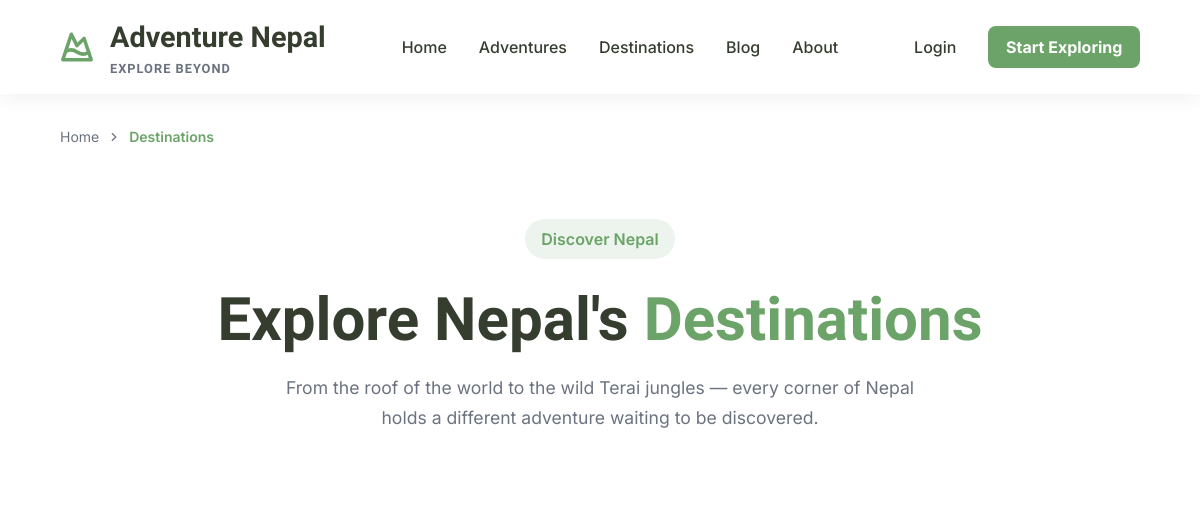
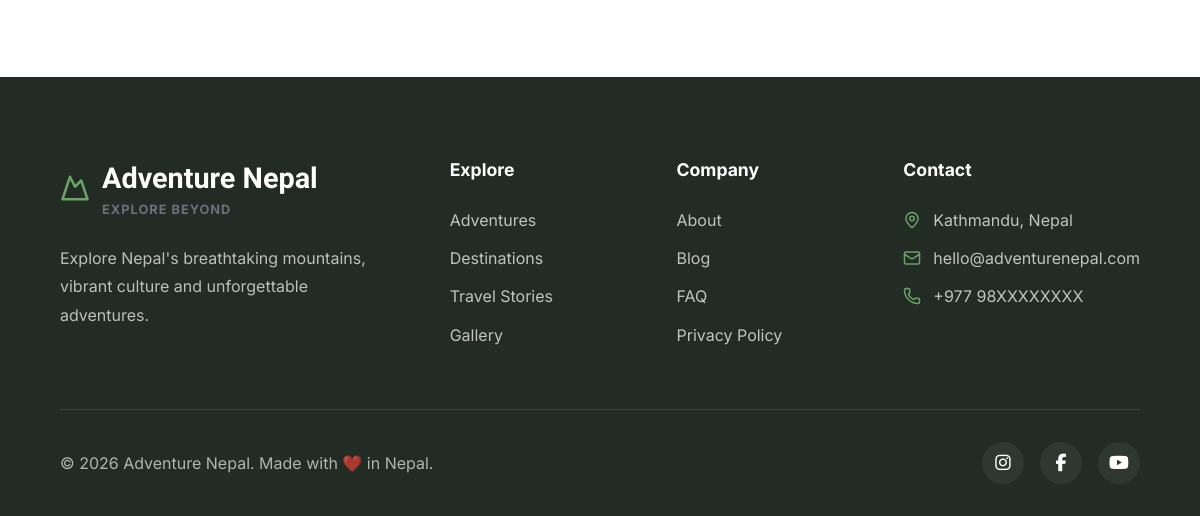
Page /destinations/ on the earlier database version (2 pictures, top to bottom).
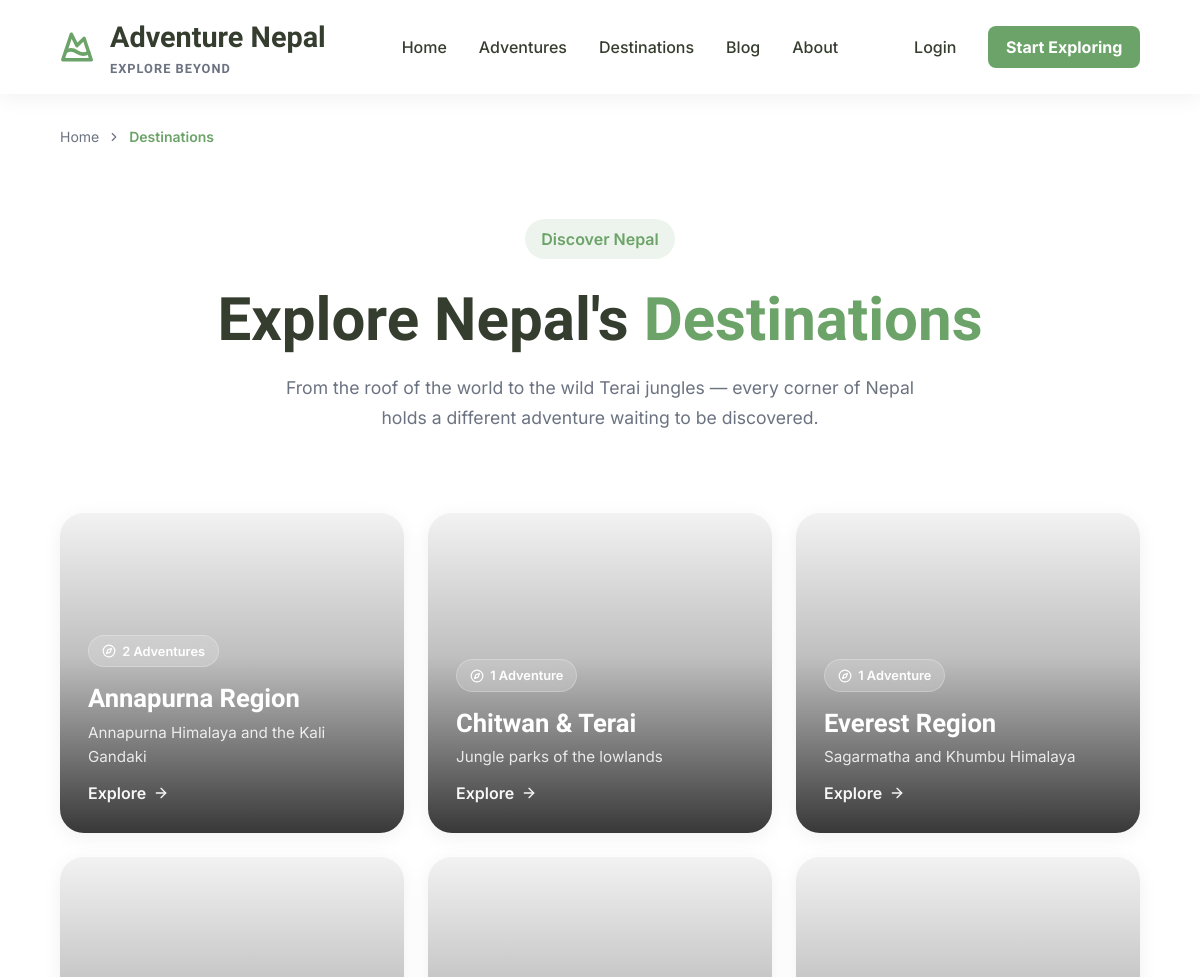
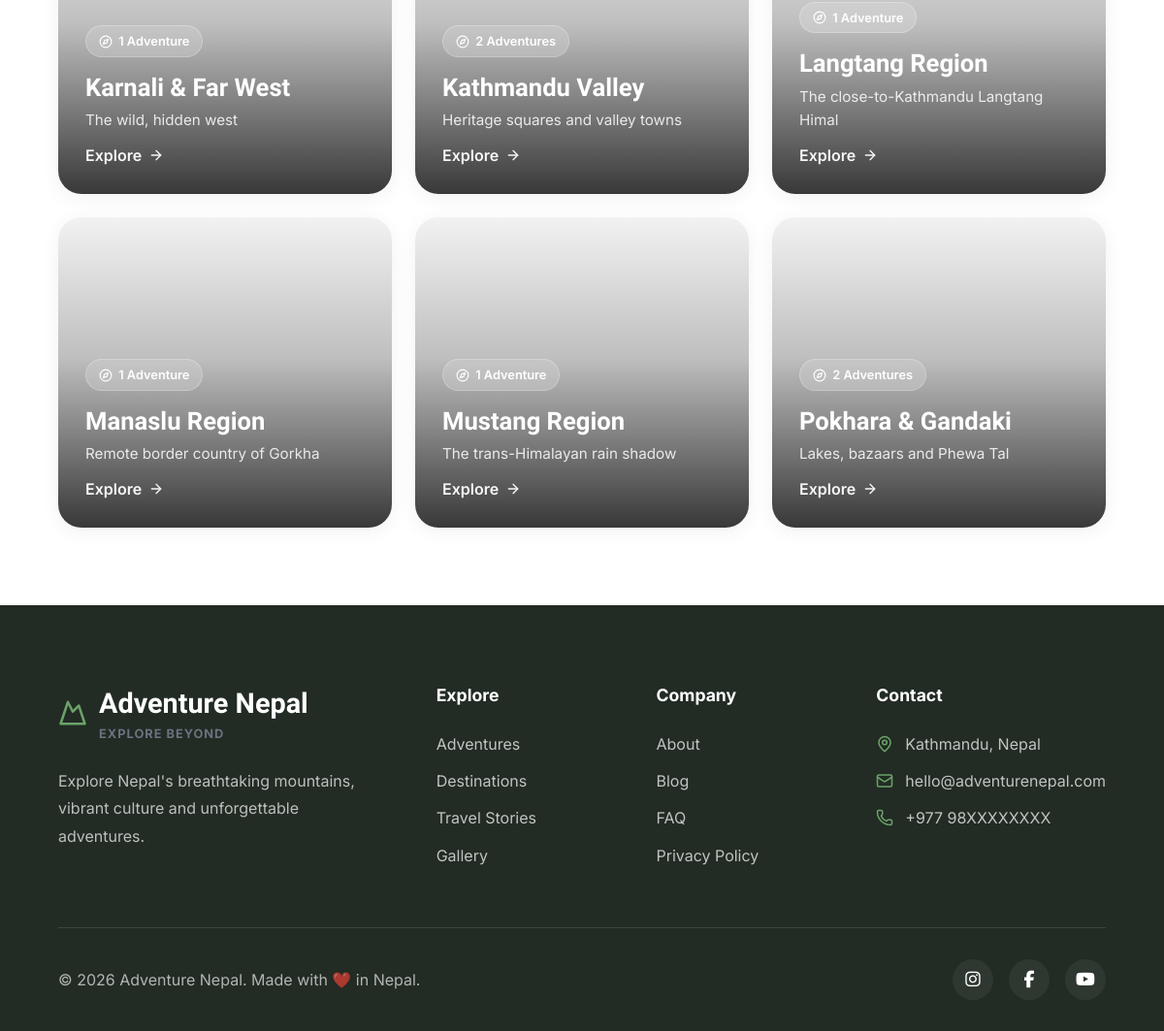
Same page on the later database version (2 pictures, top to bottom).
### apps/adventures/models.py (models this page shows, shortened)
class Region(models.Model):
    name = models.CharField(max_length=120, unique=True)
    slug = models.SlugField(max_length=140, unique=True)
    description = models.CharField(max_length=255, blank=True)
    ordering = models.PositiveIntegerField(default=0)
    image = models.ImageField(upload_to="destinations/", blank=True)
    image_alt = models.CharField(max_length=255, blank=True)
    class Meta:
        ordering = ("ordering", "name")
        verbose_name = "Region"
        verbose_name_plural = "Regions"

### apps/destinations/views.py (the view)
# urls.py: path("", views.region_list, name="list"),
def region_list(request):
    regions = (
        Region.objects.annotate(
            adventure_count=Count(
                "adventures", filter=Q(adventures__is_active=True)
            )
        )
    )
    return render(
        request,
        "pages/destinations.html",
        {"regions": regions},
    )

### templates/pages/destinations.html (shortened to what this page needs)
{% extends "base.html" %}
{% load static %}
{% block content %}
<section class="breadcrumb">
  <div class="container">
    <nav aria-label="Breadcrumb">
      <ol class="breadcrumb__list">
        <li class="breadcrumb__item">
          <a href="{% url 'core:home' %}">Home</a>
        </li>
        <li class="breadcrumb__separator">
          <i data-lucide="chevron-right" aria-hidden="true"></i>
        </li>
        <li class="breadcrumb__item breadcrumb__item--current" aria-current="page">
          Destinations
        </li>
      </ol>
    </nav>
  </div>
</section>
<section class="adventures-hero">
  <div class="container">
    <span class="section-badge">Discover Nepal</span>
    <h1 class="adventures-hero__title">
      Explore Nepal's <span>Destinations</span>
    </h1>
    <p class="adventures-hero__subtitle">
      From the roof of the world to the wild Terai jungles — every corner of
      Nepal holds a different adventure waiting to be discovered.
    </p>
  </div>
</section>
<section class="destinations-page">
  <div class="container">
    <div class="destination-grid-page">
      {% for region in regions %}
        {% include "pages/includes/region_card.html" with region=region %}
      {% endfor %}
    </div>
  </div>
</section>
{% include "core/sections/footer.html" %}
{% endblock %}

### templates/base.html (shortened to what this page needs)
{% load static %}
<!doctype html>
<html lang="en">
  <head>
    <link
      rel="stylesheet"
      href="https://cdnjs.cloudflare.com/ajax/libs/font-awesome/6.7.2/css/all.min.css"
    />
    <link rel="stylesheet" href="{% static 'css/main.css' %}" />
  </head>
  <body>
    {% include "includes/navbar.html" %}
    <main>{% block content %} {% endblock %}</main>
  </body>
</html>

### templates/includes/navbar.html (shortened to what this page needs)
<nav class="navbar">
  <div class="container navbar__container">
    <a href="{% url 'core:home' %}" class="navbar__brand">
      <i class="brand-icon" data-lucide="mountain-snow"></i>
      <div class="brand-text">
        <span class="brand-title"> Adventure Nepal </span>
        <span class="brand-tagline"> Explore Beyond </span>
      </div>
    </a>
    <ul class="navbar__links">
      <li><a href="{% url 'core:home' %}">Home</a></li>
      <li><a href="{% url 'adventures:list' %}">Adventures</a></li>
      <li><a href="{% url 'destinations:list' %}">Destinations</a></li>
      <li><a href="#">Blog</a></li>
      <li><a href="#">About</a></li>
    </ul>
    <div class="navbar__actions">
      <a href="#" class="navbar__login">Login</a>
      <a href="{% url 'adventures:list' %}" class="btn btn-primary"> Start Exploring </a>
    </div>
  </div>
</nav>

### templates/pages/includes/region_card.html (shortened to what this page needs)
<a class="destination-tile" href="{% url 'destinations:detail' region.slug %}">
    <div class="destination-tile__overlay">
        <div class="destination-tile__content">
            <span class="destination-tile__count">
                <i data-lucide="compass" aria-hidden="true"></i>
                {{ region.adventure_count }}
                {% if region.adventure_count == 1 %}Adventure{% else %}Adventures{% endif %}
            </span>
            <h3>{{ region.name }}</h3>
            <p>{{ region.description }}</p>
            <span class="destination-tile__link">
                Explore
                <i data-lucide="arrow-right" aria-hidden="true"></i>
            </span>
        </div>
    </div>
</a>

### templates/core/sections/footer.html
<footer class="footer">
  <div class="container">
    <div class="footer__grid">
      <div class="footer__brand">
        <a class="footer__logo">
          <i data-lucide="mountain"></i>
          <div class="brand-text">
            <span class="brand-title"> Adventure Nepal </span>
            <span class="brand-tagline"> Explore Beyond </span>
          </div>
        </a>
        <p>
          Explore Nepal's breathtaking mountains, vibrant culture and
          unforgettable adventures.
        </p>
      </div>
      <div class="footer__column">
        <h4>Explore</h4>
        <ul>
          <li><a href="{% url 'adventures:list' %}">Adventures</a></li>
          <li><a href="{% url 'destinations:list' %}">Destinations</a></li>
          <li><a href="#">Travel Stories</a></li>
          <li><a href="#">Gallery</a></li>
        </ul>
      </div>
      <div class="footer__column">
        <h4>Company</h4>
        <ul>
          <li><a href="#">About</a></li>
          <li><a href="#">Blog</a></li>
          <li><a href="#">FAQ</a></li>
          <li><a href="#">Privacy Policy</a></li>
        </ul>
      </div>
      <div class="footer__column">
        <h4>Contact</h4>
        <ul class="footer__contact">
          <li>
            <i data-lucide="map-pin"></i>
            Kathmandu, Nepal
          </li>
          <li>
            <i data-lucide="mail"></i>
            hello@adventurenepal.com
          </li>
          <li>
            <i data-lucide="phone"></i>
            +977 98XXXXXXXX
          </li>
        </ul>
      </div>
    </div>
    <div class="footer__bottom">
      <p>© 2026 Adventure Nepal. Made with ❤️ in Nepal.</p>
      <div class="footer__social">
        <a href="#" aria-label="Instagram">
          <i class="fa-brands fa-instagram"></i>
        </a>
        <a href="#" aria-label="Facebook">
          <i class="fa-brands fa-facebook-f"></i>
        </a>
        <a href="#" aria-label="YouTube">
          <i class="fa-brands fa-youtube"></i>
        </a>
      </div>
    </div>
  </div>
</footer>

### static/css/variables.css (style rules this page uses)
:root { --color-primary: #6BA368; --color-primary-dark: #515B3A; --color-primary-light: #9CFC97; --color-accent: #E6FAFC; --color-background: #FFFFFF; --color-surface: #F8FAFC; --color-text: #353D2F; --color-text-light: #6B7280; --section-spacing: 7rem; --card-radius: 24px; --card-shadow: 0 12px 35px rgba(0, 0, 0, 0.08); --card-shadow-hover: 0 20px 50px rgba(0, 0, 0, 0.12); --transition-fast: 0.25s ease; --transition-smooth: 0.8s cubic-bezier(.22,1,.36,1); --font-heading: "Sora", sans-serif; --font-body: "Inter", sans-serif; --fs-xs: 0.75rem; --fs-sm: 0.875rem; --fs-base: 1rem; --fs-lg: 1.125rem; --fs-xl: 1.5rem; --fs-2xl: 2rem; --fs-3xl: 3rem; --fs-4xl: 4rem; --space-xs: .25rem; --space-sm: .5rem; --space-md: 1rem; --space-lg: 1.5rem; --space-xl: 2rem; --space-2xl: 3rem; --space-3xl: 4rem; --space-4xl: 6rem; --section-spacing: 5rem; --radius-sm: 4px; --radius-md: 8px; --radius-lg: 16px; --radius-full: 999px; --radius-card: 24px; --shadow-sm:0 4px 20px rgba(0,0,0,.06); --shadow-md: 0 8px 20px rgba(0,0,0,.08); --container-width: 1200px; --transition: .25s ease; --breakpoint-lg: 992px; --breakpoint-md: 768px; --breakpoint-sm: 576px; }

### static/css/layout.css (style rules this page uses)
*, *::before, *::after { box-sizing: border-box; margin: 0; padding: 0; }
html { scroll-behavior: smooth; }
body { font-family: var(--font-body); background: var(--color-background); color: var(--color-text); line-height: 1.5; }
.container { width: min(var(--container-width), 90%); margin-inline: auto; }
.navbar { background: white; padding: var(--space-md) 0; box-shadow: var(--shadow-sm); position: sticky; top: 0; z-index: 1000; }
.navbar__container { display: flex; justify-content: space-between; align-items: center; }
.navbar__brand { text-decoration: none; color: var(--color-text); font-family: var(--font-heading); font-size: 1.4rem; font-weight: 700; display: flex; align-items: center; gap: var(--space-md); text-decoration: none; }
.brand-text { display: flex; flex-direction: column; }
.brand-title { font-family: var(--font-heading); font-size: 1.8rem; font-weight: 700; }
.brand-tagline { font-size: 0.8rem; color: var(--color-text-light); letter-spacing: 1px; text-transform: uppercase; }
.brand-icon { width: 34px; height: 34px; stroke-width: 2.5; color: var(--color-primary); }
.navbar__links { list-style: none; display: flex; gap: var(--space-xl); }
.navbar__links a { text-decoration: none; color: var(--color-text); font-weight: 500; position: relative; transition: var(--transition); }
.navbar__links a::after { content: ""; position: absolute; left: 0; bottom: -6px; width: 0; height: 2px; background: var(--color-primary); transition: var(--transition); }
.navbar__login { color: var(--color-text); text-decoration: none; font-weight: 500; transition: var(--transition); }
.navbar__actions { display: flex; align-items: center; gap: 2rem; }

### static/css/components.css (style rules this page uses)
.btn { display: inline-flex; align-items: center; justify-content: center; padding: 0.55rem 1.1rem; border-radius: var(--radius-md); text-decoration: none; font-weight: 700; transition: var(--transition); }
.btn-primary { background: var(--color-primary); color: white; }

### static/css/sections/featured.css (style rules this page uses)
.section-badge { display: inline-block; padding: 0.5rem 1rem; border-radius: 999px; background: rgba(107, 163, 104, 0.12); color: var(--color-primary); font-weight: 600; margin-bottom: 1rem; }

### static/css/pages/adventures.css (style rules this page uses)
.breadcrumb { padding: 2rem 0 0; }
.breadcrumb__list { display: flex; align-items: center; gap: 0.5rem; list-style: none; font-size: 0.875rem; flex-wrap: wrap; }
.breadcrumb__item a { color: var(--color-text-light); text-decoration: none; transition: var(--transition); }
.breadcrumb__item--current { color: var(--color-primary); font-weight: 600; }
.breadcrumb__separator { display: flex; align-items: center; }
.breadcrumb__separator svg { width: 14px; height: 14px; color: var(--color-text-light); display: block; }
.adventures-hero { text-align: center; padding: clamp(2.5rem, 6vw, 4.5rem) 0 var(--section-spacing); }
.adventures-hero__title { font-family: var(--font-heading); font-size: clamp(2.5rem, 6vw, 3.75rem); line-height: 1.1; margin: 0.75rem 0 1.25rem; }
.adventures-hero__title span { color: var(--color-primary); }
.adventures-hero__subtitle { max-width: 640px; margin-inline: auto; color: var(--color-text-light); font-size: 1.1rem; line-height: 1.7; }

Differences in the rows shown:
added Region: adventure_count "2", shows "Adventures", name "Annapurna Region", description "Annapurna Himalaya and the Kali Gandaki"
added Region: adventure_count "1", shows "Adventure", name "Chitwan & Terai", description "Jungle parks of the lowlands"
added Region: adventure_count "1", shows "Adventure", name "Everest Region", description "Sagarmatha and Khumbu Himalaya"
added Region: adventure_count "1", shows "Adventure", name "Karnali & Far West", description "The wild, hidden west"
added Region: adventure_count "2", shows "Adventures", name "Kathmandu Valley", description "Heritage squares and valley towns"
added Region: adventure_count "1", shows "Adventure", name "Langtang Region", description "The close-to-Kathmandu Langtang Himal"
added Region: adventure_count "1", shows "Adventure", name "Manaslu Region", description "Remote border country of Gorkha"
added Region: adventure_count "1", shows "Adventure", name "Mustang Region", description "The trans-Himalayan rain shadow"
added Region: adventure_count "2", shows "Adventures", name "Pokhara & Gandaki", description "Lakes, bazaars and Phewa Tal"
